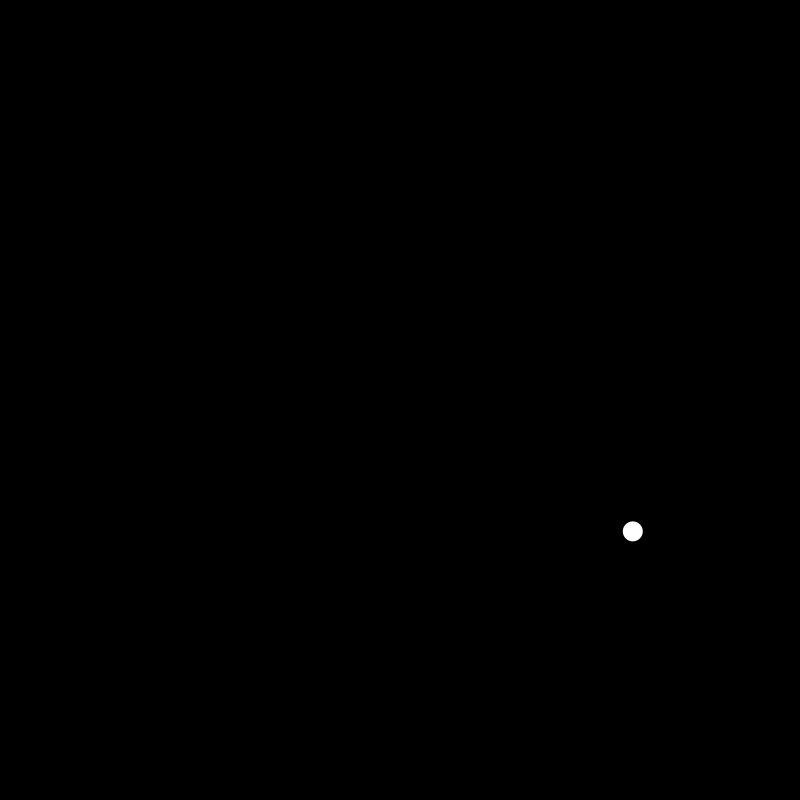
Frame 1 (no input)
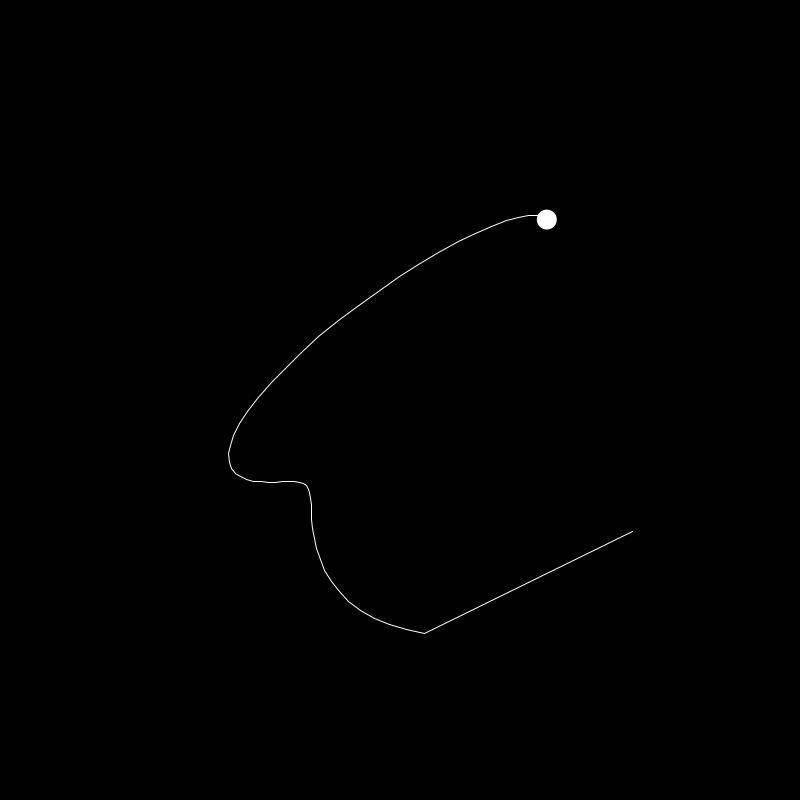
Frame 60 (the mouse pressed at the canvas centre just before this capture)
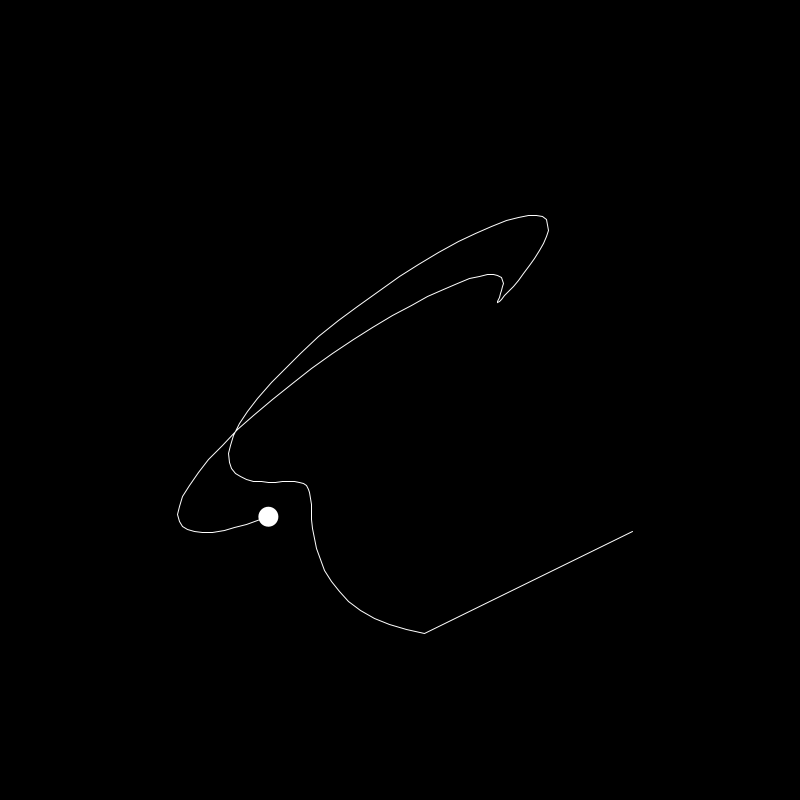
Frame 120 (the mouse held since frame 60 and released just before this capture)

The Processing sketch that drew these frames (run headless with seeded random() and noise(); from frame 60 on, the mouse is pressed at the canvas centre):

// Processing sketch: sin3_lissajous
// ── sin3_lissajous.pde
ArrayList<PVector> line = new ArrayList<PVector>();

void setup(){
  
  size(800,800);
}

void draw(){
  background(0);
  ellipseMode(CENTER);
  noStroke();
  fill(255);
  float time = millis()/1000.0;
  float xOrig = 400;
  float yOrig = 400;
  
  // circle
  // float radius = 200;
  
  // flower
  float radius = map(sin(time*7), -1, 1, 100, 300);
  
  float angle = time;
  float x = xOrig + radius * cos(angle*4.124);
  float y = yOrig + radius * sin(angle*3.123);
  ellipse(x,y,20,20);
  line.add(new PVector(x,y));
  
  stroke(255);
  noFill();
  beginShape();
  for (int i = 0; i < line.size(); i++){
    vertex(line.get(i).x, 
            line.get(i).y);
  }
  endShape();
  
  if (line.size() > 200){
    line.remove(0); 
  }
}
